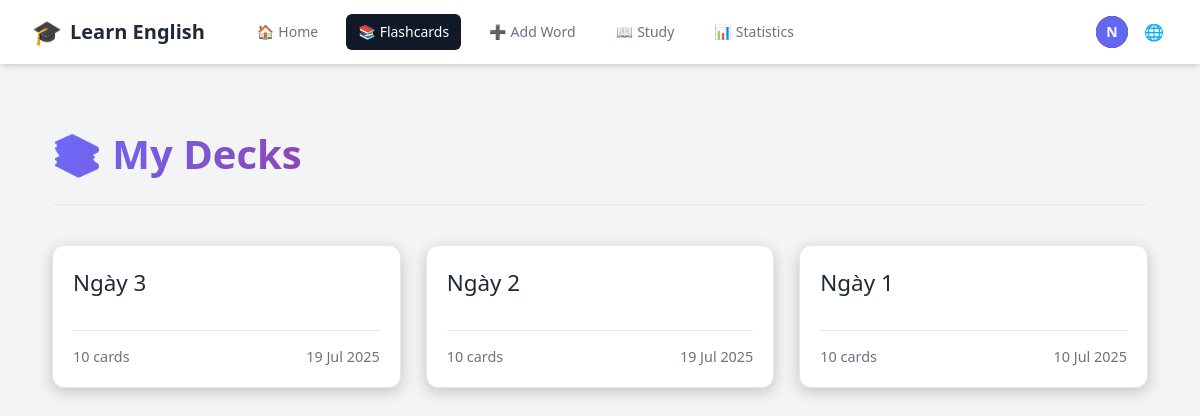
Page /en/decks/ (signed in) on the committed database.
### accounts/models.py (models this page shows, shortened)
class CustomUser(AbstractUser):
    email = models.EmailField(unique=True)
    username = None  # Remove username field
    USERNAME_FIELD = 'email'
    REQUIRED_FIELDS = []
    objects = CustomUserManager()

### vocabulary/models.py (models this page shows, shortened)
class Deck(models.Model):
    user = models.ForeignKey(settings.AUTH_USER_MODEL, on_delete=models.CASCADE, related_name='decks')
    name = models.CharField(max_length=255)
    created_at = models.DateTimeField(auto_now_add=True)
    class Meta:
        ordering = ['-created_at']
        unique_together = ['user', 'name']

### vocabulary/views.py (the view)
# urls.py: path('decks/', views.deck_list, name='deck_list'),
@login_required
def deck_list(request):
    decks = Deck.objects.filter(user=request.user).annotate(
        card_count=Count('flashcards')
    ).order_by('-created_at')
    context = {
        'decks': decks
    }
    return render(request, 'vocabulary/deck_list.html', context)

### vocabulary/templates/vocabulary/deck_list.html (shortened to what this page needs)
{% extends "base.html" %}
{% load i18n %}
{% block content %}
<div class="deck-list-page">
    <div class="page-header">
        <h1>📚 {{ manual_texts.my_decks }}</h1>
    </div>
    {% if decks %}
        <div class="deck-grid">
            {% for deck in decks %}
                <a href="{% url 'deck_detail' deck.id %}" class="deck-card">
                    <div>
                        <h2>{{ deck.name }}</h2>
                    </div>
                    <div class="deck-info">
                        <span>{% blocktrans with count=deck.card_count %}{{ count }} cards{% endblocktrans %}</span>
                        <span class="created-date">{{ deck.created_at|date:"d M Y" }}</span>
                    </div>
                </a>
            {% endfor %}
        </div>
    {% else %}
        <div class="no-decks">
            <h2>{% trans "You don't have any decks yet." %}</h2>
            <p>{% trans "Get started by" %} <a href="{% url 'add_flashcard' %}">{% trans "adding some new flashcards" %}</a>!</p>
        </div>
    {% endif %}
</div>
{% endblock %}

### vocabulary/templates/base.html (shortened to what this page needs)
{% load i18n %}
{% load static %}
<!DOCTYPE html>
<html lang="{{ LANGUAGE_CODE }}">
  <head>
    <script src="https://cdn.tailwindcss.com"></script>
    <link rel="stylesheet" type="text/css" href="{% static 'css/main.css' %}">
    <link rel="stylesheet" href="https://cdnjs.cloudflare.com/ajax/libs/font-awesome/6.0.0-beta3/css/all.min.css">
  </head>
  <body class="bg-gray-100 dark:bg-gray-900">
    <nav class="bg-white dark:bg-gray-800 shadow-md">
        <div class="max-w-7xl mx-auto px-4 sm:px-6 lg:px-8">
            <div class="flex items-center justify-between h-16">
                <div class="flex items-center">
                    <a href="{% if user.is_authenticated %}{% url 'dashboard' %}{% else %}{% url 'account_login' %}{% endif %}" class="flex-shrink-0 flex items-center space-x-2">
                        <span class="text-2xl">🎓</span>
                        <span class="text-xl font-bold text-gray-800 dark:text-white">{{ manual_texts.learn_english }}</span>
                    </a>
                    <div class="hidden md:block">
                        <div class="ml-10 flex items-baseline space-x-4">
                            {% if user.is_authenticated %}
                                <a href="{% url 'dashboard' %}" class="{% if request.resolver_match.url_name == 'dashboard' %}bg-gray-900 text-white{% else %}text-gray-500 dark:text-gray-300 hover:bg-gray-700 hover:text-white{% endif %} px-3 py-2 rounded-md text-sm font-medium flex items-center space-x-1">
                                    <span class="nav-icon">🏠</span>
                                    <span>{{ manual_texts.home }}</span>
                                </a>
                                <a href="{% url 'deck_list' %}" class="{% if request.resolver_match.url_name == 'deck_list' or request.resolver_match.url_name == 'deck_detail' %}bg-gray-900 text-white{% else %}text-gray-500 dark:text-gray-300 hover:bg-gray-700 hover:text-white{% endif %} px-3 py-2 rounded-md text-sm font-medium flex items-center space-x-1">
                                    <span class="nav-icon">📚</span>
                                    <span>{{ manual_texts.flashcards }}</span>
                                </a>
                                <a href="{% url 'add_flashcard' %}" class="{% if request.resolver_match.url_name == 'add_flashcard' %}bg-gray-900 text-white{% else %}text-gray-500 dark:text-gray-300 hover:bg-gray-700 hover:text-white{% endif %} px-3 py-2 rounded-md text-sm font-medium flex items-center space-x-1">
                                    <span class="nav-icon">➕</span>
                                    <span>{{ manual_texts.add_word }}</span>
                                </a>
                                <a href="{% url 'study' %}" class="{% if request.resolver_match.url_name == 'study' %}bg-gray-900 text-white{% else %}text-gray-500 dark:text-gray-300 hover:bg-gray-700 hover:text-white{% endif %} px-3 py-2 rounded-md text-sm font-medium flex items-center space-x-1">
                                    <span class="nav-icon">📖</span>
                                    <span>{{ manual_texts.study }}</span>
                                </a>
                                <a href="{% url 'statistics' %}" class="{% if request.resolver_match.url_name == 'statistics' %}bg-gray-900 text-white{% else %}text-gray-500 dark:text-gray-300 hover:bg-gray-700 hover:text-white{% endif %} px-3 py-2 rounded-md text-sm font-medium flex items-center space-x-1">
                                    <span class="nav-icon">📊</span>
                                    <span>{{ manual_texts.statistics }}</span>
                                </a>
                            {% endif %}
                        </div>
                    </div>
                </div>
                <div class="hidden md:block">
                    <div class="ml-4 flex items-center md:ml-6">
                        {% if user.is_authenticated %}
                            <div class="ml-3 relative">
                                <div>
                                    <button type="button" id="user-toggle" class="max-w-xs bg-gray-800 rounded-full flex items-center text-sm focus:outline-none focus:ring-2 focus:ring-offset-2 focus:ring-offset-gray-800 focus:ring-white" aria-expanded="false" aria-haspopup="true">
                                        <div class="h-8 w-8 rounded-full bg-indigo-500 flex items-center justify-center text-white font-bold">
                                            {{ user.email|slice:":1"|upper }}
                                        </div>
                                    </button>
                                </div>
                            </div>
                        {% endif %}
                        <div class="ml-3 relative">
                            <div>
                                <button type="button" id="lang-toggle" class="bg-white dark:bg-gray-800 p-1 rounded-full text-gray-400 dark:text-gray-300 hover:text-gray-500 dark:hover:text-white focus:outline-none focus:ring-2 focus:ring-offset-2 focus:ring-offset-gray-800 focus:ring-white">
                                    <span class="nav-icon">🌐</span>
                                </button>
                            </div>
                        </div>
                    </div>
                </div>
            </div>
        </div>
    </nav>
    <main class="py-10">
      <div class="max-w-7xl mx-auto px-4 sm:px-6 lg:px-8">
        {% block content %}{% endblock %}
      </div>
    </main>
  </body>
</html>

### static/css/main.css (style rules this page uses)
* { margin: 0; padding: 0; box-sizing: border-box; }
body { background: #18182f; color: #fff; font-family: "Segoe UI", Tahoma, Geneva, Verdana, sans-serif; line-height: 1.6; min-height: 100vh; }
.page-header { text-align: left; margin-bottom: 30px; padding-bottom: 20px; border-bottom: 1px solid var(--border-color); display: flex; justify-content: space-between; align-items: center; }
.page-header h1 { font-size: 2.2em; font-weight: 700; color: var(--text-main); }

### vocabulary/templates/base.html (style rules this page uses)
:root { --primary-color: #6a6cff; --primary-color-dark: #5859d8; --background-main: #f3f4f6; --background-secondary: #ffffff; --background-light: #ffffff; --text-main: #1f2937; --text-muted: #6b7280; --border-color: #e5e7eb; --card-background: var(--background-secondary); --card-border-color: var(--border-color); --card-text-main: var(--text-main); --card-text-muted: var(--text-muted); --card-shadow: 0 1px 3px 0 rgba(0, 0, 0, 0.1), 0 1px 2px 0 rgba(0, 0, 0, 0.06); --card-shadow-hover: 0 4px 6px -1px rgba(0, 0, 0, 0.1), 0 2px 4px -1px rgba(0, 0, 0, 0.06); }

### vocabulary/templates/vocabulary/deck_list.html (style rules this page uses)
.deck-list-page { max-width: 1200px; margin: 20px auto; padding: 0 20px; }
.page-header { text-align: center; margin-bottom: 40px; padding-bottom: 20px; border-bottom: 1px solid var(--border-color); }
.page-header h1 { font-size: 2.5em; font-weight: 700; background: linear-gradient(135deg, var(--primary-color), #8e44ad); -webkit-background-clip: text; -webkit-text-fill-color: transparent; }
.deck-grid { display: grid; grid-template-columns: repeat(auto-fill, minmax(280px, 1fr)); gap: 25px; }
.deck-card { background-color: var(--card-background); border: 1px solid var(--card-border-color); border-radius: 12px; padding: 20px; display: flex; flex-direction: column; justify-content: space-between; transition: all 0.3s ease; text-decoration: none; color: var(--card-text-main); box-shadow: 0 4px 15px rgba(0, 0, 0, 0.2); }
.deck-card h2 { font-size: 1.4em; margin-bottom: 10px; word-break: break-word; }
.deck-info { display: flex; justify-content: space-between; align-items: center; margin-top: 20px; padding-top: 15px; border-top: 1px solid var(--card-border-color); font-size: 0.9em; color: var(--card-text-muted); }

### rows in the picture
CustomUser: email "N"
Deck: name "Ngày 3", created_at "19 Jul 2025"
Deck: name "Ngày 2", created_at "19 Jul 2025"
Deck: name "Ngày 1", created_at "10 Jul 2025"

### other values in the picture
{{ manual_texts.learn_english }} "Learn English"
{{ manual_texts.home }} "Home"
{{ manual_texts.flashcards }} "Flashcards"
{{ manual_texts.add_word }} "Add Word"
{{ manual_texts.study }} "Study"
{{ manual_texts.statistics }} "Statistics"
{{ manual_texts.my_decks }} "My Decks"
